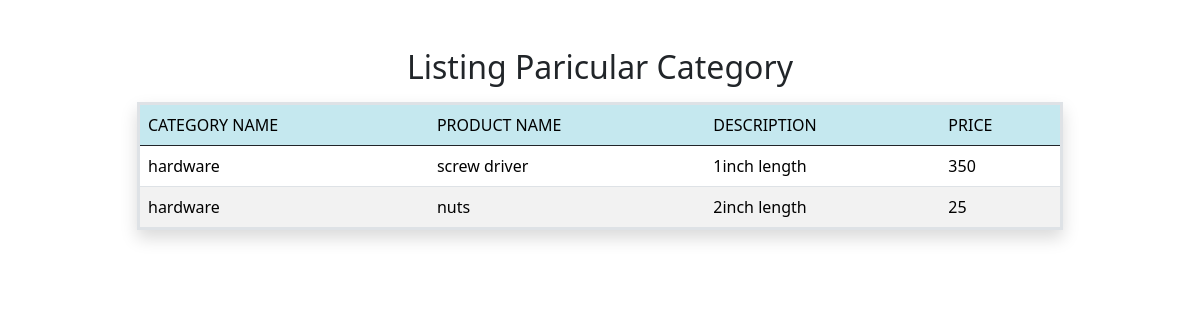
The page /category/4 on the database as committed earlier.
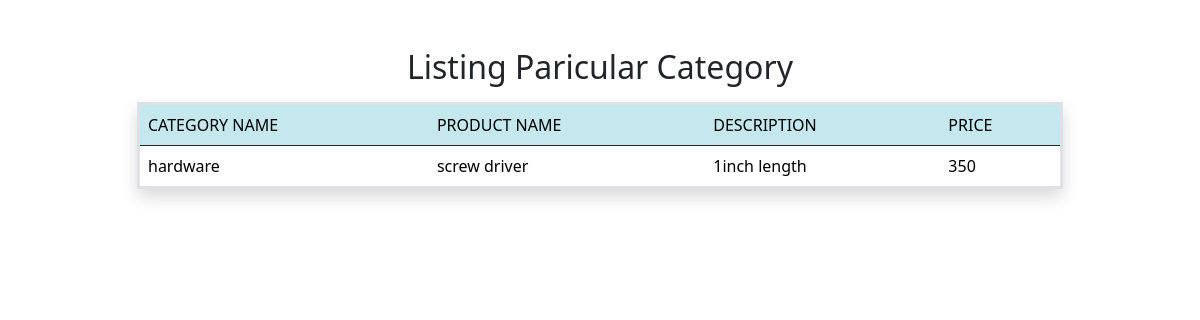
The same page on the database as committed later.
### productapp/models.py (models this page shows, shortened)
class Product(models.Model):
    product_name=models.CharField(max_length=100)
    category_name=models.ForeignKey(Category,on_delete=models.CASCADE)
    description=models.CharField(max_length=200)
    price=models.PositiveIntegerField()

class Category(models.Model):
    category_name=models.CharField(max_length=100)
    def __str__(self):
        return self.category_name

### productapp/views.py (the view)
# urls.py: path('category/<int:pk>',CategoryDetailView.as_view(),name="category-detail"),
class CategoryDetailView(DetailView):
    template_name="category_detail.html"
    context_object_name="category"
    model=Category

### productapp/templates/category_detail.html (shortened to what this page needs)
<!DOCTYPE html>
<html lang="en">
<head>
    <link href="https://cdn.jsdelivr.net/npm/bootstrap@5.3.2/dist/css/bootstrap.min.css" rel="stylesheet">
</head>
<body>
<div class="container">
    <div class="row mt-5 ">
        <h2 class="text-center mb-3">Listing Paricular Category </h2>
        <div class="col-1"></div>
        <div class="col-10 ">
            <table class="table table-striped table-hover  border border-3 border shadow">
                <tr class="table table-info border border-dark">
                    <td>CATEGORY NAME</td>
                    <td>PRODUCT NAME</td>
                    <td>DESCRIPTION</td>
                    <td>PRICE</td>
                    </tr>
                    {%for c in category.product_set.all%}
                    <tr>
                      <td>{{c.category_name}}</td>
                      <td>{{c.product_name}}</td>
                      <td>{{c.description}}</td>
                      <td>{{c.price}}</td>
                    </tr>
                    {%endfor%}
                    </table>
                    </div>
                    </div>
                    </div>
                    </body>
                    </html>

Rows that differ between the two databases and show on the page:
removed Product: category_name "hardware", product_name "nuts", description "2inch length", price "25"
